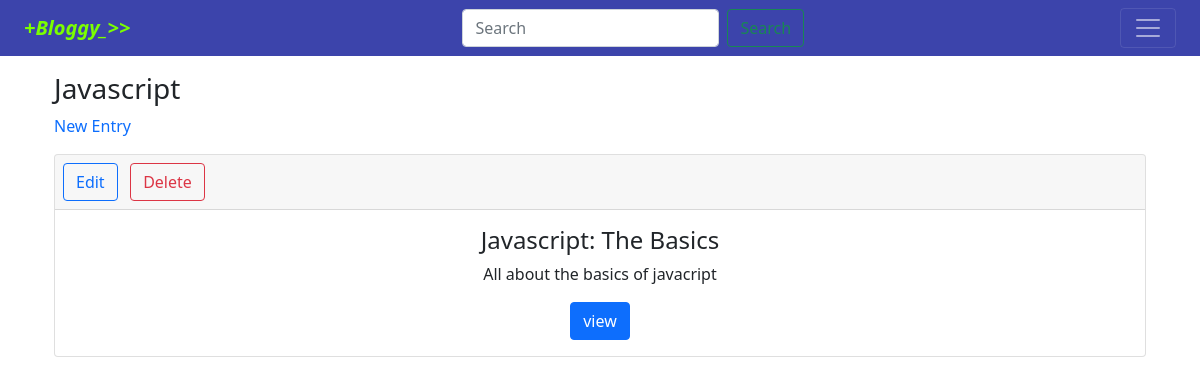
The page /topics/2/ (signed in) on the database its author committed.
### blogyapp/models.py (models this page shows, shortened)
class Topic(models.Model):
    text = models.CharField(max_length=200)
    topic_description = models.CharField(max_length=80)
    date_added = models.DateTimeField(auto_now_add=True)
    owner = models.ForeignKey(User, on_delete=models.CASCADE)
    def __str__(self):
        return self.text

class Entry(models.Model):
    topic = models.ForeignKey(Topic, on_delete=models.CASCADE)
    entry_title = models.TextField()
    introduction = models.TextField(" make it catchy ")
    text = HTMLField()
    date_added = models.DateTimeField(auto_now_add=True)
    class Meta:
        verbose_name_plural = 'entries'

### blogyapp/views.py (the view)
# urls.py: path('topics/<int:topic_id>/', views.topic, name='topic'),
@login_required
def topic(request, topic_id):
    topic = Topic.objects.get(id=topic_id)
    if topic.owner != request.user:
        raise Http404
    entries = topic.entry_set.order_by('-date_added')
    context = {'topic': topic, 'entries': entries }
    return render(request,'blogyapp/topics.html', context)

### blogyapp/templates/blogyapp/topics.html (shortened to what this page needs)
{% extends 'blogyapp/base.html' %}
{% load bootstrap5 %}
{% block content %}
<h3 style="font-weight: 300;">{{topic|title}}</h3>
<p>
<a href="{% url 'blogyapp:new_entry' topic.id %}" style = "text-decoration: none;">New Entry</a>
</p>
 {% for entry in entries %}
 <div class="card text-center">
   <div class="card-header">
     <ul class="nav nav-pills card-header-pills">
       <li class="nav-item">
         <a class="btn btn-outline-primary " href="{% url 'blogyapp:edit_entry' entry.id %}">Edit</a>
       </li>
       <li class="nav-item">
         <a class=" btn btn-outline-danger" href="{% url 'blogyapp:delete_entry' entry.id %}">Delete</a>
       </li>
     </ul>
   </div>
   <div class="card-body">
     <h4 class="card-title">{{ entry.entry_title|title}}</h4>
     <p class="card-text">{{ entry.introduction|truncatewords:30 }}</p>
     <a href="{% url 'blogyapp:read' entry.id %}" class="btn btn-primary"> view </a>
   </div>
 </div>
 <br>
 {% empty %}
     <p>There are no entries for this topic yet.</p>
{% endfor %}
{% endblock content %}

### blogyapp/static/blogyapp/sidebars.css (style rules this page uses)
body { min-height: 100vh; min-height: -webkit-fill-available; }
html { height: -webkit-fill-available; }

### rows shown on the page
Topic: text "Javascript"
Entry: entry_title "Javascript: The Basics", introduction "All about the basics of javacript"
